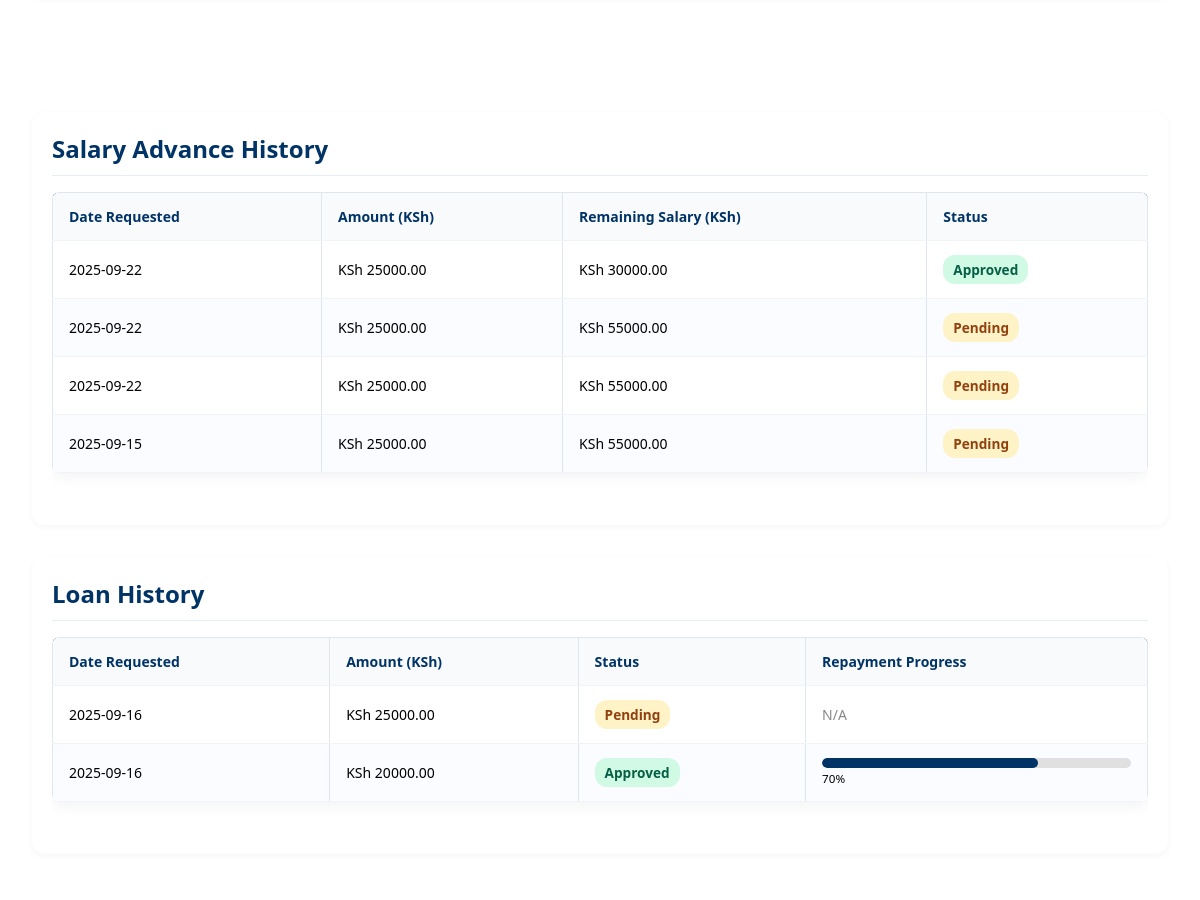
The page /home/ (signed in, middle part) on the database as committed earlier.
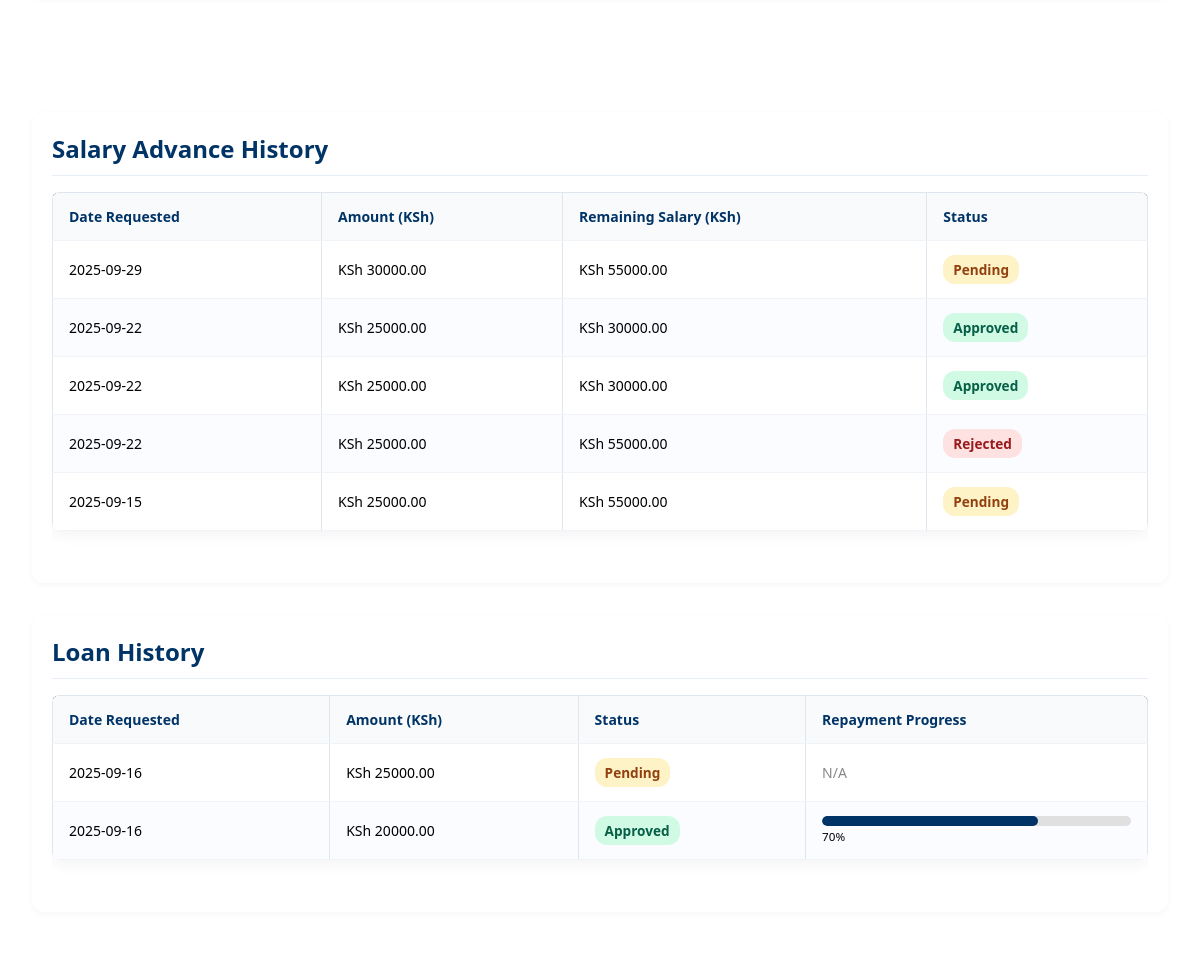
The same page on the database as committed later.
### smartpayapp/models.py (models this page shows, shortened)
class SalaryAdvanceRequest(models.Model):
    user = models.ForeignKey(User, on_delete=models.CASCADE)
    amount = models.DecimalField(max_digits=10, decimal_places=2)
    reason = models.TextField(blank=True, null=True)
    date_requested = models.DateTimeField(auto_now_add=True)
    status = models.CharField(
        max_length=20,
        choices=[("Pending", "Pending"), ("Approved", "Approved"), ("Rejected", "Rejected")],
        default="Pending"
    )
    approved_by = models.ForeignKey(
        User,
        on_delete=models.SET_NULL,
        null=True,
        blank=True,
        related_name="approved_salary_requests",
        editable=False
    )
    action_datetime = models.DateTimeField(null=True, blank=True, editable=False)

class LoanRequest(models.Model):
    employee = models.ForeignKey(Employee, on_delete=models.CASCADE)
    amount = models.DecimalField(max_digits=12, decimal_places=2)
    repayment_period = models.IntegerField(help_text="Repayment period in months")
    reason = models.TextField(blank=True, null=True)
    interest_rate = models.DecimalField(max_digits=5, decimal_places=2, default=10.0)  # 10% per annum
    created_at = models.DateTimeField(auto_now_add=True)
    status = models.CharField(
        max_length=20,
        choices=[("Pending", "Pending"), ("Approved", "Approved"), ("Rejected", "Rejected")],
        default="Pending"
    )

### smartpayapp/views.py (the view)
# urls.py: path('home/', home, name='home'),
@login_required
def home(request):
    profile = request.user.profile
    employee = getattr(profile, "employee", None)
    current_salary = "N/A"
    advance_eligibility = "N/A"
    active_loans = 0
    salary_advances = []
    internal_loans = []
    if employee and employee.salary is not None:
        salary = employee.salary
        current_salary = f"KSh {salary:,.2f}"
        advance_eligibility = f"Eligible — Up to KSh {float(salary) * 0.5:,.2f}"
        salary_advances = SalaryAdvanceRequest.objects.filter(
            user=request.user
        ).order_by("-date_requested")
        for advance in salary_advances:
            advance.remaining_salary = (
                float(salary) - float(advance.amount) if advance.status == "Approved" else float(salary)
            )
        internal_loans = LoanRequest.objects.filter(
            employee=employee
        ).order_by("-created_at")
        for loan in internal_loans:
            loan.repayment_progress = 70 if loan.status == "Approved" else 0
        active_loans = LoanRequest.objects.filter(
            employee=employee, status="Approved"
        ).aggregate(total=Sum("amount"))["total"] or 0
    context = {
        "profile": profile,
        "current_salary": current_salary,
        "advance_eligibility": advance_eligibility,
        "active_loans": active_loans,
        "salary_advances": salary_advances,
        "internal_loans": internal_loans,
    }
    return render(request, "smartpayapp/home.html", context)

### smartpayapp/templates/smartpayapp/home.html (shortened to what this page needs)
{% extends "base.html" %}
{% load static %}
{% block content %}
    <br><br><br>
    <section class="loan-history">
        <h2>Salary Advance History</h2>
        <div class="table-container">
            <table>
                <thead>
                    <tr>
                    <th>Date Requested</th>
                    <th>Amount (KSh)</th>
                    <th>Remaining Salary (KSh)</th>
                    <th>Status</th>
                    </tr>
                </thead>
                <tbody>
                    {% if salary_advances %}
                    {% for advance in salary_advances %}
                    <tr>
                        <td data-label="Date Requested">{{ advance.date_requested|date:"Y-m-d" }}</td>
                        <td data-label="Amount (KSh)">KSh {{ advance.amount|floatformat:2 }}</td>
                        <td data-label="Remaining Salary (KSh)">
                        {% if advance.remaining_salary %}
                            KSh {{ advance.remaining_salary|floatformat:2 }}
                        {% else %}
                            N/A
                        {% endif %}
                        </td>
                        <td data-label="Status">
                        <span class="status {{ advance.status|lower }}">{{ advance.status }}</span>
                        </td>
                    </tr>
                    {% endfor %}
                    {% else %}
                    <tr>
                        <td colspan="4" style="text-align:center;">No salary advances found</td>
                    </tr>
                    {% endif %}
                </tbody>
            </table>
        </div>
    </section>
    <section class="loan-history">
        <h2>Loan History</h2>
        <div class="table-container">
            <table>
                <thead>
                    <tr>
                    <th>Date Requested</th>
                    <th>Amount (KSh)</th>
                    <th>Status</th>
                    <th>Repayment Progress</th>
                    </tr>
                </thead>
                <tbody>
                    {% if internal_loans %}
                    {% for loan in internal_loans %}
                        <tr>
                        <td data-label="Date Requested">{{ loan.created_at|date:"Y-m-d" }}</td>
                        <td data-label="Amount (KSh)">KSh {{ loan.amount|floatformat:2 }}</td>
                        <td data-label="Status">
                            <span class="status {{ loan.status|lower }}">{{ loan.status }}</span>
                        </td>
                        <td data-label="Repayment Progress">
                            {% if loan.status == "Approved" %}
                            <div class="progress-bar">
                                <div class="progress" style="width: {{ loan.repayment_progress }}%;"></div>
                            </div>
                            <small>{{ loan.repayment_progress }}%</small>
                            {% else %}
                            <span style="color: #888;">N/A</span>
                            {% endif %}
                        </td>
                        </tr>
                    {% endfor %}
                    {% else %}
                    <tr>
                        <td colspan="4" style="text-align:center;">No loans found</td>
                    </tr>
                    {% endif %}
                </tbody>
            </table>
        </div>
    </section>
    <br><br><br>
{% endblock  %}

Rows that differ between the two databases and show on the page:
added SalaryAdvanceRequest: date_requested "2025-09-29", amount "30000.00", remaining_salary "55000.00", status "Pending"
changed SalaryAdvanceRequest (number 3 of 5 on the later page): remaining_salary "55000.00" → "30000.00"; status "Pending" → "Approved"
changed SalaryAdvanceRequest: status "Pending" → "Rejected"
